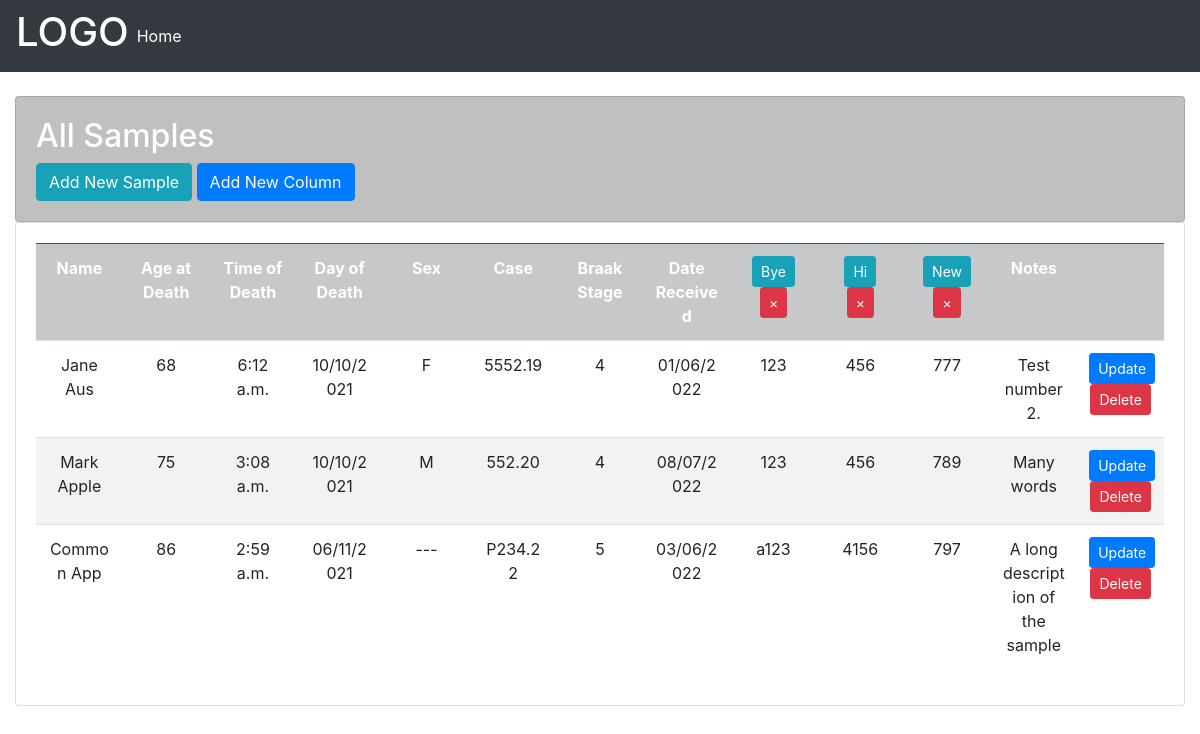
/home/, run on the app's committed database.
### storage/models.py (models this page shows, shortened)
class UserCustomColumn(models.Model):
    display_title = models.CharField(max_length=200)
    internal_title = models.CharField(max_length=200)
    data_type = models.CharField(max_length=200, choices = [
        ('int', 'Integer'),
        ('date_time', 'Date and Time'),
        ('date', 'Date Only'),
        ('boolean', 'True/False'),
        ('string','Other')
            ], null=True, blank=True)
    in_use = models.BooleanField(default = False)
    UI_position = models.PositiveIntegerField(null=True, blank=True)

class Sample(models.Model):
    def __init__(self, *args, **kwargs):
        super().__init__(*args, **kwargs)
        self.unpacked_list = []
    name = models.CharField(max_length=200)
    age_at_death = models.PositiveIntegerField(null=True, blank=True)
    time_of_death = models.TimeField(null=True, blank=True)
    day_of_death = models.DateField(null=True, blank = True)
    sex = models.CharField(max_length=2, null=True, blank=True, choices= [
        ('F', 'F'),
        ('M', 'M')
    ])
    case = models.CharField(max_length=200)
    braak = models.PositiveIntegerField(null=True, blank=True)
    date_received = models.DateField(null=True, blank=True)
    description = models.TextField(null=True, blank=True)
    custom_values = models.JSONField(null=True, blank=True)

### storage/views.py (the view)
# urls.py: 2. Add a URL to urlpatterns:  path('', views.home, name='home')
def home(request):
    columns = UserCustomColumn.objects.all().filter(in_use = True).order_by('UI_position') #filter by in_use = True
    samples = Sample.objects.all()
    enhance_sample(samples,columns)
    return render(request, 'storage/spreadview.html', {'samples':samples, 'columns':columns})

### storage/views.py (called while the page is built)
def enhance_sample(samples, columns):
    for sample in samples:
        for column in columns:
            if column.internal_title  not in sample.custom_values:
                sample.custom_values[column.internal_title] = '---'
                sample.unpacked_list.append('---')
            else:
                sample.unpacked_list.append(sample.custom_values[column.internal_title])

### storage/templates/storage/spreadview.html
{% extends 'storage/main.html'%}
{%block content%}
<div class="row">
    <div class="col-md">
        <div class="card card-body" style = 'background-color:silver'>
            <h2 style = 'color:white'>All Samples</h2>
            <div class = 'container-add'>
                <a class = 'btn btn-info' href="{% url 'new_sample' %}">Add New Sample</a>
                <a class = 'btn btn-primary' href="{% url 'new_var' %}">Add New Column</a>
            </div>
        </div>
        <div class="card card-body">
            <table class="table table-striped">
                <tr class = 'table-dark' style="text-align:center">
                    <th>Name</th>
                    <th>Age at Death</th>
                    <th>Time of Death</th>
                    <th>Day of Death</th>
                    <th>Sex</th>
                    <th>Case</th>
                    <th>Braak Stage</th>
                    <th>Date Received</th>
                    {% for c in columns %}
                    <th>
                    <a class = 'btn btn-info btn-sm' href="{% url 'update_var' c.id %}">{{c.display_title}}</a>
                        <a class = 'btn btn-danger btn-sm' href="{% url 'delete_var' c.id%}">&#215;</a>
                    </th>
                        {%endfor%}
                    <th>Notes</th>
                    <th></th>
                </tr>
                {% for sample in samples %}
                <tr style="text-align:center">
                    <td>{{sample.name}}</td>
                    <td>{{sample.age_at_death|default_if_none:"---"}}</td>
                    <td>{{sample.time_of_death|default_if_none:"---"}}</td>
                    <td>{{sample.day_of_death|default_if_none:"---"|date:"d/m/Y"}}</td>
                    <td>{{sample.sex|default_if_none:"---"}}</td>
                    <td>{{sample.case}}</td>
                    <td>{{sample.braak}}</td>
                    <td>{{sample.date_received|default_if_none:"---"|date:"d/m/Y"}}</td>
                    {%for custom_data in sample.unpacked_list%}
                        <td>{{custom_data|default_if_none:"---"}}</td>
                    {%endfor%}
                    <td>{{sample.description|default_if_none:"---"}}</td>
                    <td><a class = 'btn btn-primary btn-sm' href="{% url 'update_sample' sample.id %}">Update</a>
                    <a class = 'btn btn-danger btn-sm' href="{% url 'delete_sample' sample.id %}"> Delete </a></td>
                </tr>
                {% endfor %}
            </table>
        </div>
    </div>
</div>
{%endblock content%}

### storage/templates/storage/main.html (shortened to what this page needs)
<!DOCTYPE html>
<html lang="en">
<head>
    <link rel="stylesheet" href="https://stackpath.bootstrapcdn.com/bootstrap/4.3.1/css/bootstrap.min.css">
</head>
<body>
    {% include 'storage/navbar.html' %}
    <div class="container-fluid">
        <br>
    {% block content %}
    {% endblock content %}
</div>
</body>
</html>

### storage/templates/storage/navbar.html (shortened to what this page needs)
<nav class="navbar navbar-expand-lg navbar-dark bg-dark">
    <h1 style ="color:white">LOGO</h1>
    <div class="collapse navbar-collapse" id="navbarNav">
        <ul class="navbar-nav">
            <li class="nav-item active">
                <a class="nav-link" href="{% url 'home' %}">Home</a>
            </li>
        </ul>
    </div>
</nav>

### storage/templates/storage/main.html (style rules this page uses)
table { table-layout: fixed; width: 100%; }
.container-fluid { width: 100%; margin: auto; }

### data on the page
UserCustomColumn: display_title "Bye"
UserCustomColumn: display_title "Hi"
UserCustomColumn: display_title "New"
Sample: name "Jane Aus", age_at_death "68", time_of_death "6:12 a.m.", day_of_death "10/10/2021", sex "F", case "5552.19", braak "4", date_received "01/06/2022", unpacked_list "123" "456" "777", description "Test number 2."
Sample: name "Mark Apple", age_at_death "75", time_of_death "3:08 a.m.", day_of_death "10/10/2021", sex "M", case "552.20", braak "4", date_received "08/07/2022", unpacked_list "123" "456" "789", description "Many words"
Sample: name "Common App", age_at_death "86", time_of_death "2:59 a.m.", day_of_death "06/11/2021", sex "---", case "P234.22", braak "5", date_received "03/06/2022", unpacked_list "a123" "4156" "797", description "A long description of the sample"
